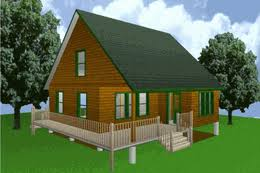
#> input picture images.jpeg, 260 x 173 px
$ python Metrics.py   (Python 2 division)
#> lines starting #> are read from the running program, lines starting #| are printed output that depends on the picture; long printed decimals are rounded
# -*- coding: utf-8 -*-
"""
Created on Tue Jul 30 12:43:57 2019

@author: ziyad
"""

import numpy as np
import math
import matplotlib.pyplot as plt

def MSE_metric(original_image, encoded_image):
    # We want a low MSE value which corresponds to a low error
    MSE = np.mean((original_image - encoded_image) ** 2)

    return MSE

def PSNR_metric(original_image, encoded_image):
    MSE = MSE_metric(original_image, encoded_image)
    if MSE == 0:
        return 100
    # R = 1 if images are double precision floating poits
    # R = 255 is it is 8-bit unsigned integer data type
    # Assume R is 8bit unsigned for now
    R = 255.0
    PSNR = 10 * math.log10( (R**2)  / MSE )

    return PSNR

import cv2 as cv

im = cv.imread('images.jpeg')
#> im is the input picture: shape (173, 260, 3); mean B, G, R 76.7, 111.6, 93.1
im = cv.cvtColor(im, cv.COLOR_BGR2RGB)
im = cv.resize(im, (128, 128))
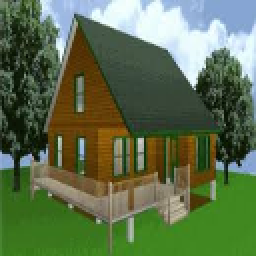
#> im: shape (128, 128, 3) (shown 2 times larger); mean R, G, B 93, 111.5, 76.6
noise = np.array(np.random.randint(-1, 1, (128, 128, 3)))

im_noise = im + noise

MSE = MSE_metric(im, im_noise)
#> in MSE_metric, `MSE = np.mean((original_image - encoded_image) ** 2)`: MSE = 0.499
#> MSE = 0.499
PSNR = PSNR_metric(im, im_noise)
#> in PSNR_metric, `PSNR = 10 * math.log10( (R**2)  / MSE )`: PSNR = 51.15
#> PSNR = 51.15

print "MSE: ", MSE
#| MSE:  0.4994
print "PSNR: ", PSNR
#| PSNR:  51.146

fig, (ax_1, ax_2) = plt.subplots(1, 2, sharey=True)
ax_1.imshow(im)
ax_2.imshow(im_noise)
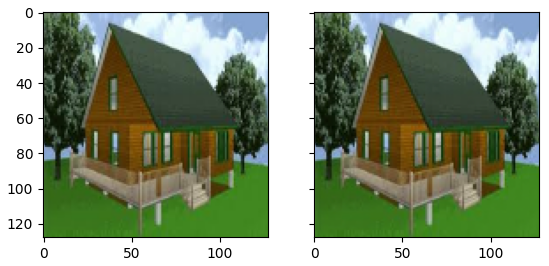
#> figure drawn by matplotlib, 2 panels

$ run again, with im.jpg copied over images.jpeg
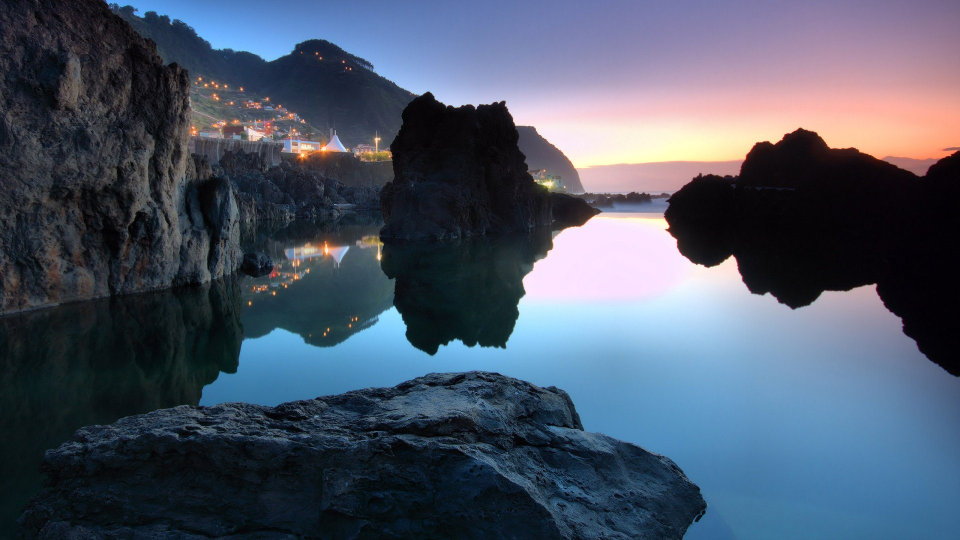
#> input picture im.jpg, 1920 x 1080 px (shown at 1/2 size)
#> im is the input picture: shape (1080, 1920, 3); mean B, G, R 103.3, 86, 75.8
#> `im = cv.resize(im, (128, 128))`:
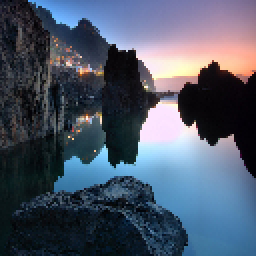
#> im: shape (128, 128, 3) (shown 2 times larger); mean R, G, B 75.7, 85.9, 103.2
#> in MSE_metric, `MSE = np.mean((original_image - encoded_image) ** 2)`: MSE = 0.499
#> in PSNR_metric, `PSNR = 10 * math.log10( (R**2)  / MSE )`: PSNR = 51.15
#| MSE:  0.4994
#| PSNR:  51.146
#> `ax_2.imshow(im_noise)`:
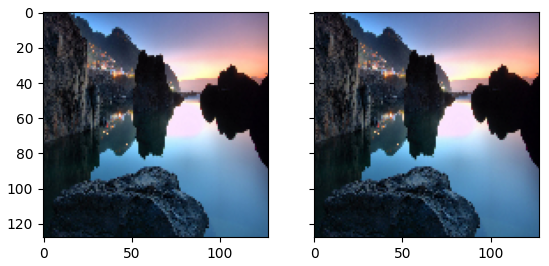
#> figure drawn by matplotlib, 2 panels
